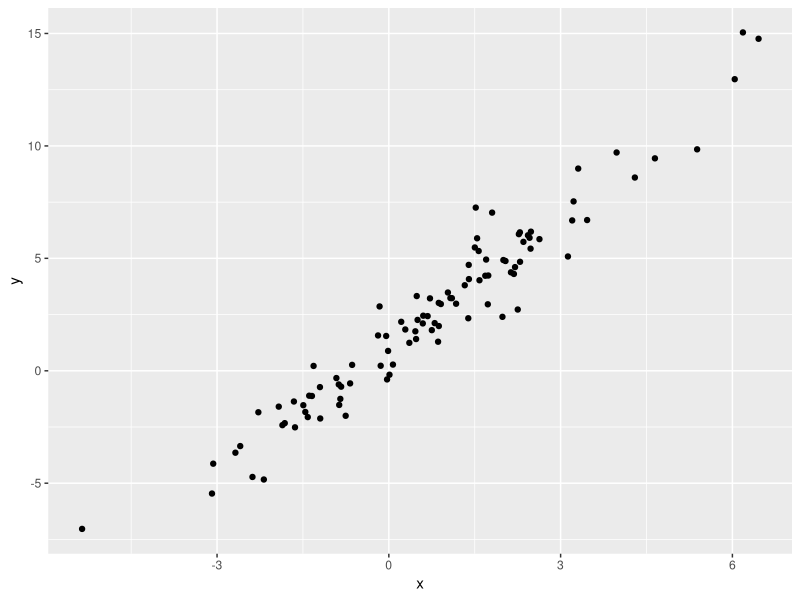

The R script that drew this image:
## ---- chunk 1
library(tidyverse)
## ---- chunk 2
plot_df =
  tibble(
    x = rnorm(100, mean = 1, sd = 2),
    y = 1 + 2 * x + rnorm(100)
  )
## ---- chunk 3
plot_df |> 
  ggplot(aes(x= x, y = y)) +
  geom_point()
